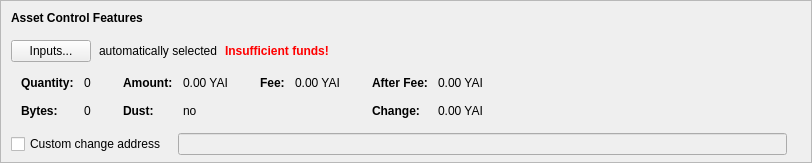
      <widget class="QFrame" name="frameAssetControl">
       <property name="sizePolicy">
        <sizepolicy hsizetype="Expanding" vsizetype="Fixed">
         <horstretch>0</horstretch>
         <verstretch>0</verstretch>
        </sizepolicy>
       </property>
       <property name="maximumSize">
        <size>
         <width>16777215</width>
         <height>16777215</height>
        </size>
       </property>
       <property name="frameShape">
        <enum>QFrame::StyledPanel</enum>
       </property>
       <property name="frameShadow">
        <enum>QFrame::Sunken</enum>
       </property>
       <layout class="QVBoxLayout" name="verticalLayoutAssetControl2">
        <property name="spacing">
         <number>0</number>
        </property>
        <property name="leftMargin">
         <number>0</number>
        </property>
        <property name="topMargin">
         <number>0</number>
        </property>
        <property name="rightMargin">
         <number>0</number>
        </property>
        <property name="bottomMargin">
         <number>6</number>
        </property>
        <item>
         <layout class="QVBoxLayout" name="verticalLayoutAssetControl" stretch="0,0,0,0,1">
          <property name="spacing">
           <number>0</number>
          </property>
          <property name="leftMargin">
           <number>10</number>
          </property>
          <property name="topMargin">
           <number>10</number>
          </property>
          <item>
           <layout class="QHBoxLayout" name="horizontalLayoutAssetControl1">
            <property name="bottomMargin">
             <number>15</number>
            </property>
            <item>
             <widget class="QLabel" name="labelAssetControlFeatures">
              <property name="sizePolicy">
               <sizepolicy hsizetype="Preferred" vsizetype="Maximum">
                <horstretch>0</horstretch>
                <verstretch>0</verstretch>
               </sizepolicy>
              </property>
              <property name="font">
               <font>
                <weight>75</weight>
                <bold>true</bold>
               </font>
              </property>
              <property name="styleSheet">
               <string notr="true">font-weight:bold;</string>
              </property>
              <property name="text">
               <string>Asset Control Features</string>
              </property>
             </widget>
            </item>
           </layout>
          </item>
          <item>
           <layout class="QHBoxLayout" name="horizontalLayoutAssetControl2" stretch="0,0,0,0">
            <property name="spacing">
             <number>8</number>
            </property>
            <property name="bottomMargin">
             <number>10</number>
            </property>
            <item>
             <widget class="QPushButton" name="pushButtonAssetControl">
              <property name="styleSheet">
               <string notr="true"/>
              </property>
              <property name="text">
               <string>Inputs...</string>
              </property>
              <property name="autoDefault">
               <bool>false</bool>
              </property>
             </widget>
            </item>
            <item>
             <widget class="QLabel" name="labelAssetControlAutomaticallySelected">
              <property name="text">
               <string>automatically selected</string>
              </property>
              <property name="margin">
               <number>5</number>
              </property>
             </widget>
            </item>
            <item>
             <widget class="QLabel" name="labelAssetControlInsuffFunds">
              <property name="font">
               <font>
                <weight>75</weight>
                <bold>true</bold>
               </font>
              </property>
              <property name="styleSheet">
               <string notr="true">color:red;font-weight:bold;</string>
              </property>
              <property name="text">
               <string>Insufficient funds!</string>
              </property>
              <property name="margin">
               <number>5</number>
              </property>
             </widget>
            </item>
            <item>
             <spacer name="horizontalSpacerAssetControl">
              <property name="orientation">
               <enum>Qt::Horizontal</enum>
              </property>
              <property name="sizeHint" stdset="0">
               <size>
                <width>40</width>
                <height>1</height>
               </size>
              </property>
             </spacer>
            </item>
           </layout>
          </item>
          <item>
           <widget class="QWidget" name="widgetAssetControl" native="true">
            <property name="sizePolicy">
             <sizepolicy hsizetype="Preferred" vsizetype="Preferred">
              <horstretch>0</horstretch>
              <verstretch>0</verstretch>
             </sizepolicy>
            </property>
            <property name="minimumSize">
             <size>
              <width>0</width>
              <height>0</height>
             </size>
            </property>
            <property name="styleSheet">
             <string notr="true"/>
            </property>
            <layout class="QHBoxLayout" name="horizontalLayoutAssetControl5">
             <property name="leftMargin">
              <number>0</number>
             </property>
             <property name="topMargin">
              <number>0</number>
             </property>
             <property name="rightMargin">
              <number>0</number>
             </property>
             <property name="bottomMargin">
              <number>0</number>
             </property>
             <item>
              <layout class="QHBoxLayout" name="horizontalLayoutAssetControl3" stretch="0,0,0,1">
               <property name="spacing">
                <number>20</number>
               </property>
               <property name="topMargin">
                <number>0</number>
               </property>
               <property name="bottomMargin">
                <number>10</number>
               </property>
               <item>
                <layout class="QFormLayout" name="formLayoutAssetControl1">
                 <property name="horizontalSpacing">
                  <number>10</number>
                 </property>
                 <property name="verticalSpacing">
                  <number>14</number>
                 </property>
                 <property name="leftMargin">
                  <number>10</number>
                 </property>
                 <property name="topMargin">
                  <number>4</number>
                 </property>
                 <property name="rightMargin">
                  <number>6</number>
                 </property>
                 <item row="0" column="0">
                  <widget class="QLabel" name="labelAssetControlQuantityText">
                   <property name="font">
                    <font>
                     <weight>75</weight>
                     <bold>true</bold>
                    </font>
                   </property>
                   <property name="text">
                    <string>Quantity:</string>
                   </property>
                   <property name="margin">
                    <number>0</number>
                   </property>
                  </widget>
                 </item>
                 <item row="0" column="1">
                  <widget class="QLabel" name="labelAssetControlQuantity">
                   <property name="cursor">
                    <cursorShape>IBeamCursor</cursorShape>
                   </property>
                   <property name="contextMenuPolicy">
                    <enum>Qt::ActionsContextMenu</enum>
                   </property>
                   <property name="text">
                    <string notr="true">0</string>
                   </property>
                   <property name="margin">
                    <number>0</number>
                   </property>
                   <property name="textInteractionFlags">
                    <set>Qt::LinksAccessibleByMouse|Qt::TextSelectableByKeyboard|Qt::TextSelectableByMouse</set>
                   </property>
                  </widget>
                 </item>
                 <item row="1" column="0">
                  <widget class="QLabel" name="labelAssetControlBytesText">
                   <property name="font">
                    <font>
                     <weight>75</weight>
                     <bold>true</bold>
                    </font>
                   </property>
                   <property name="text">
                    <string>Bytes:</string>
                   </property>
                  </widget>
                 </item>
                 <item row="1" column="1">
                  <widget class="QLabel" name="labelAssetControlBytes">
                   <property name="cursor">
                    <cursorShape>IBeamCursor</cursorShape>
                   </property>
                   <property name="contextMenuPolicy">
                    <enum>Qt::ActionsContextMenu</enum>
                   </property>
                   <property name="text">
                    <string notr="true">0</string>
                   </property>
                   <property name="textInteractionFlags">
                    <set>Qt::LinksAccessibleByMouse|Qt::TextSelectableByKeyboard|Qt::TextSelectableByMouse</set>
                   </property>
                  </widget>
                 </item>
                </layout>
               </item>
               <item>
                <layout class="QFormLayout" name="formLayoutAssetControl2">
                 <property name="horizontalSpacing">
                  <number>10</number>
                 </property>
                 <property name="verticalSpacing">
                  <number>14</number>
                 </property>
                 <property name="leftMargin">
                  <number>6</number>
                 </property>
                 <property name="topMargin">
                  <number>4</number>
                 </property>
                 <property name="rightMargin">
                  <number>6</number>
                 </property>
                 <item row="0" column="0">
                  <widget class="QLabel" name="labelAssetControlAmountText">
                   <property name="font">
                    <font>
                     <weight>75</weight>
                     <bold>true</bold>
                    </font>
                   </property>
                   <property name="text">
                    <string>Amount:</string>
                   </property>
                   <property name="margin">
                    <number>0</number>
                   </property>
                  </widget>
                 </item>
                 <item row="0" column="1">
                  <widget class="QLabel" name="labelAssetControlAmount">
                   <property name="cursor">
                    <cursorShape>IBeamCursor</cursorShape>
                   </property>
                   <property name="contextMenuPolicy">
                    <enum>Qt::ActionsContextMenu</enum>
                   </property>
                   <property name="text">
                    <string notr="true">0.00 YAI</string>
                   </property>
                   <property name="textInteractionFlags">
                    <set>Qt::LinksAccessibleByMouse|Qt::TextSelectableByKeyboard|Qt::TextSelectableByMouse</set>
                   </property>
                  </widget>
                 </item>
                 <item row="1" column="0">
                  <widget class="QLabel" name="labelAssetControlLowOutputText">
                   <property name="font">
                    <font>
                     <weight>75</weight>
                     <bold>true</bold>
                    </font>
                   </property>
                   <property name="text">
                    <string>Dust:</string>
                   </property>
                  </widget>
                 </item>
                 <item row="1" column="1">
                  <widget class="QLabel" name="labelAssetControlLowOutput">
                   <property name="cursor">
                    <cursorShape>IBeamCursor</cursorShape>
                   </property>
                   <property name="contextMenuPolicy">
                    <enum>Qt::ActionsContextMenu</enum>
                   </property>
                   <property name="text">
                    <string notr="true">no</string>
                   </property>
                   <property name="textInteractionFlags">
                    <set>Qt::LinksAccessibleByMouse|Qt::TextSelectableByKeyboard|Qt::TextSelectableByMouse</set>
                   </property>
                  </widget>
                 </item>
                </layout>
               </item>
               <item>
                <layout class="QFormLayout" name="formLayoutAssetControl3">
                 <property name="horizontalSpacing">
                  <number>10</number>
                 </property>
                 <property name="verticalSpacing">
                  <number>14</number>
                 </property>
                 <property name="leftMargin">
                  <number>6</number>
                 </property>
                 <property name="topMargin">
                  <number>4</number>
                 </property>
                 <property name="rightMargin">
                  <number>6</number>
                 </property>
                 <item row="0" column="0">
                  <widget class="QLabel" name="labelAssetControlFeeText">
                   <property name="font">
                    <font>
                     <weight>75</weight>
                     <bold>true</bold>
                    </font>
                   </property>
                   <property name="text">
                    <string>Fee:</string>
                   </property>
                   <property name="margin">
                    <number>0</number>
                   </property>
                  </widget>
                 </item>
                 <item row="0" column="1">
                  <widget class="QLabel" name="labelAssetControlFee">
                   <property name="cursor">
                    <cursorShape>IBeamCursor</cursorShape>
                   </property>
                   <property name="contextMenuPolicy">
                    <enum>Qt::ActionsContextMenu</enum>
                   </property>
                   <property name="text">
                    <string notr="true">0.00 YAI</string>
                   </property>
                   <property name="textInteractionFlags">
                    <set>Qt::LinksAccessibleByMouse|Qt::TextSelectableByKeyboard|Qt::TextSelectableByMouse</set>
                   </property>
                  </widget>
                 </item>
                </layout>
               </item>
               <item>
                <layout class="QFormLayout" name="formLayoutAssetControl4">
                 <property name="horizontalSpacing">
                  <number>10</number>
                 </property>
                 <property name="verticalSpacing">
                  <number>14</number>
                 </property>
                 <property name="leftMargin">
                  <number>6</number>
                 </property>
                 <property name="topMargin">
                  <number>4</number>
                 </property>
                 <property name="rightMargin">
                  <number>6</number>
                 </property>
                 <item row="0" column="0">
                  <widget class="QLabel" name="labelAssetControlAfterFeeText">
                   <property name="font">
                    <font>
                     <weight>75</weight>
                     <bold>true</bold>
                    </font>
                   </property>
                   <property name="text">
                    <string>After Fee:</string>
                   </property>
                   <property name="margin">
                    <number>0</number>
                   </property>
                  </widget>
                 </item>
                 <item row="0" column="1">
                  <widget class="QLabel" name="labelAssetControlAfterFee">
                   <property name="cursor">
                    <cursorShape>IBeamCursor</cursorShape>
                   </property>
                   <property name="contextMenuPolicy">
                    <enum>Qt::ActionsContextMenu</enum>
                   </property>
                   <property name="text">
                    <string notr="true">0.00 YAI</string>
                   </property>
                   <property name="textInteractionFlags">
                    <set>Qt::LinksAccessibleByMouse|Qt::TextSelectableByKeyboard|Qt::TextSelectableByMouse</set>
                   </property>
                  </widget>
                 </item>
                 <item row="1" column="0">
                  <widget class="QLabel" name="labelAssetControlChangeText">
                   <property name="font">
                    <font>
                     <weight>75</weight>
                     <bold>true</bold>
                    </font>
                   </property>
                   <property name="text">
                    <string>Change:</string>
                   </property>
                  </widget>
                 </item>
                 <item row="1" column="1">
                  <widget class="QLabel" name="labelAssetControlChange">
                   <property name="cursor">
                    <cursorShape>IBeamCursor</cursorShape>
                   </property>
                   <property name="contextMenuPolicy">
                    <enum>Qt::ActionsContextMenu</enum>
                   </property>
                   <property name="text">
                    <string notr="true">0.00 YAI</string>
                   </property>
                   <property name="textInteractionFlags">
                    <set>Qt::LinksAccessibleByMouse|Qt::TextSelectableByKeyboard|Qt::TextSelectableByMouse</set>
                   </property>
                  </widget>
                 </item>
                </layout>
               </item>
              </layout>
             </item>
            </layout>
           </widget>
          </item>
          <item>
           <layout class="QHBoxLayout" name="horizontalLayoutAssetControl4" stretch="0,0,0">
            <property name="spacing">
             <number>12</number>
            </property>
            <property name="sizeConstraint">
             <enum>QLayout::SetDefaultConstraint</enum>
            </property>
            <property name="topMargin">
             <number>5</number>
            </property>
            <property name="rightMargin">
             <number>5</number>
            </property>
            <item>
             <widget class="QCheckBox" name="checkBoxAssetControlChange">
              <property name="toolTip">
               <string>If this is activated, but the change address is empty or invalid, change will be sent to a newly generated address.</string>
              </property>
              <property name="text">
               <string>Custom change address</string>
              </property>
             </widget>
            </item>
            <item>
             <widget class="QValidatedLineEdit" name="lineEditAssetControlChange">
              <property name="enabled">
               <bool>false</bool>
              </property>
              <property name="sizePolicy">
               <sizepolicy hsizetype="Expanding" vsizetype="Fixed">
                <horstretch>0</horstretch>
                <verstretch>0</verstretch>
               </sizepolicy>
              </property>
             </widget>
            </item>
            <item>
             <widget class="QLabel" name="labelAssetControlChangeLabel">
              <property name="sizePolicy">
               <sizepolicy hsizetype="Preferred" vsizetype="Expanding">
                <horstretch>0</horstretch>
                <verstretch>0</verstretch>
               </sizepolicy>
              </property>
              <property name="minimumSize">
               <size>
                <width>0</width>
                <height>0</height>
               </size>
              </property>
              <property name="text">
               <string/>
              </property>
              <property name="margin">
               <number>3</number>
              </property>
             </widget>
            </item>
           </layout>
          </item>
          <item>
           <spacer name="verticalSpacerAssetControl">
            <property name="orientation">
             <enum>Qt::Vertical</enum>
            </property>
            <property name="sizeHint" stdset="0">
             <size>
              <width>800</width>
              <height>1</height>
             </size>
            </property>
           </spacer>
          </item>
         </layout>
        </item>
       </layout>
      </widget>
